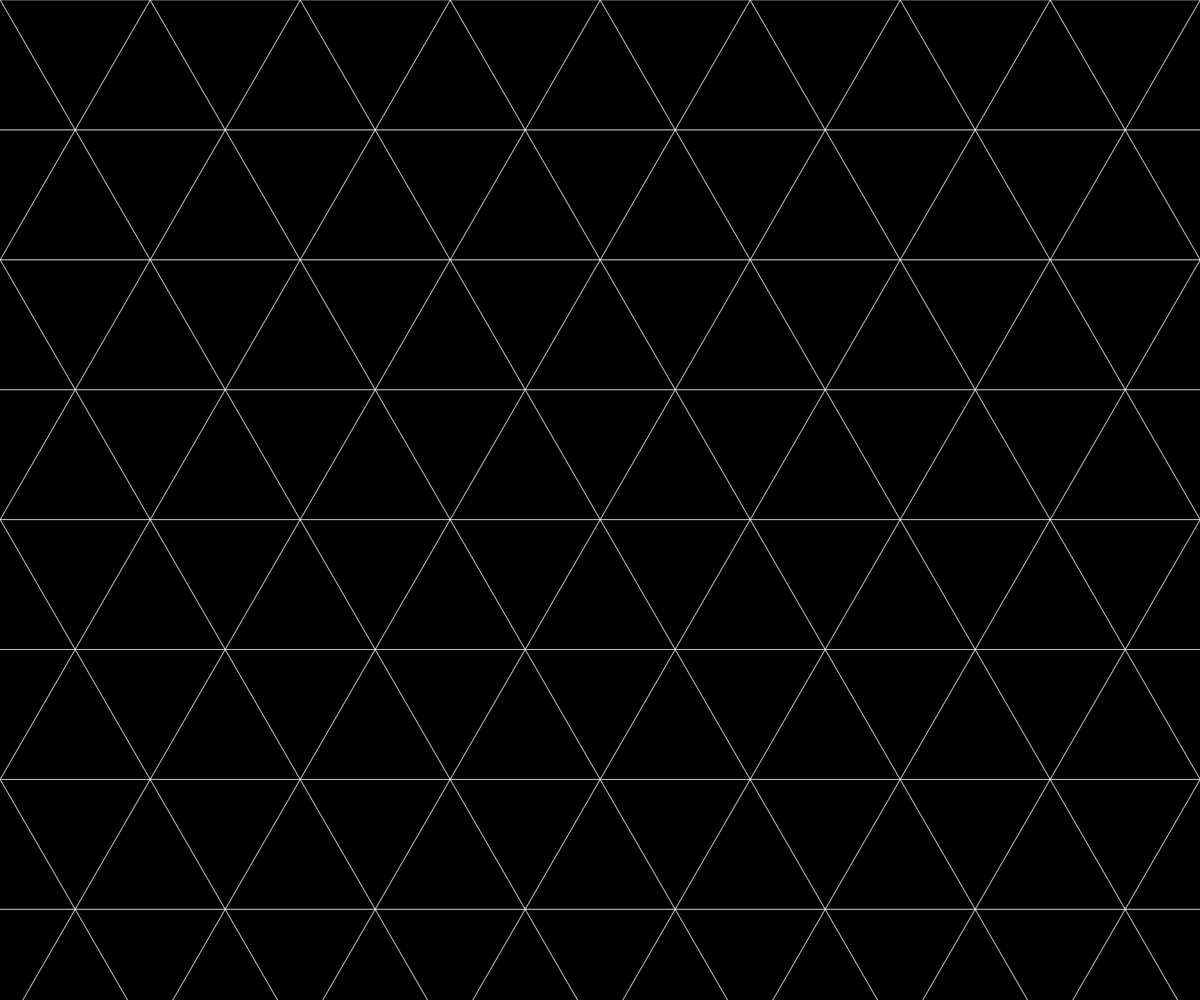
Frame 1 (no input)
Frame 60 (no input): identical to frame 1, image omitted
Frame 120 (the mouse pressed at the canvas centre since frame 60): identical to frame 1, image omitted

The p5.js sketch that drew this single still picture (run headless with seeded random() and noise() and a simulated clock; from frame 60 on, the mouse is pressed at the canvas centre):

// p5.js sketch
// ── sketch.js
function setup() {
  createCanvas(windowWidth, windowHeight);
}

function draw() {
  background(0);
  
  let size = 150;
  let h = size * Math.sqrt(3) / 2; // Höhe eines gleichseitigen Dreiecks
  
  // Berechne wie viele Dreiecke horizontal und vertikal passen
  let numCols = Math.ceil(windowWidth / size) + 20;
  let numRows = Math.ceil(windowHeight / h) + 20;
  
  noFill();
  stroke(255);
  strokeWeight(0.5);

  for (let row = 0; row < numRows; row++) {
    for (let col = 0; col < numCols; col++) {
      let x = col * size / 2;
      let y = row * h;
      
      // Versetze jede zweite Reihe
      if (row % 1 === 1) {
        x += size / 1;
      }

      if ((row + col) % 2 === 0) {
        // Dreieck nach oben
        triangle(
          x, y,                    // obere Spitze
          x - size / 2, y + h,     // linke Ecke
          x + size / 2, y + h      // rechte Ecke
        );
      } else {
        // Dreieck nach unten
        triangle(
          x, y + h,                // untere Spitze
          x - size / 2, y,         // linke Ecke
          x + size / 2, y          // rechte Ecke
        );
      }
    }
  }
}
